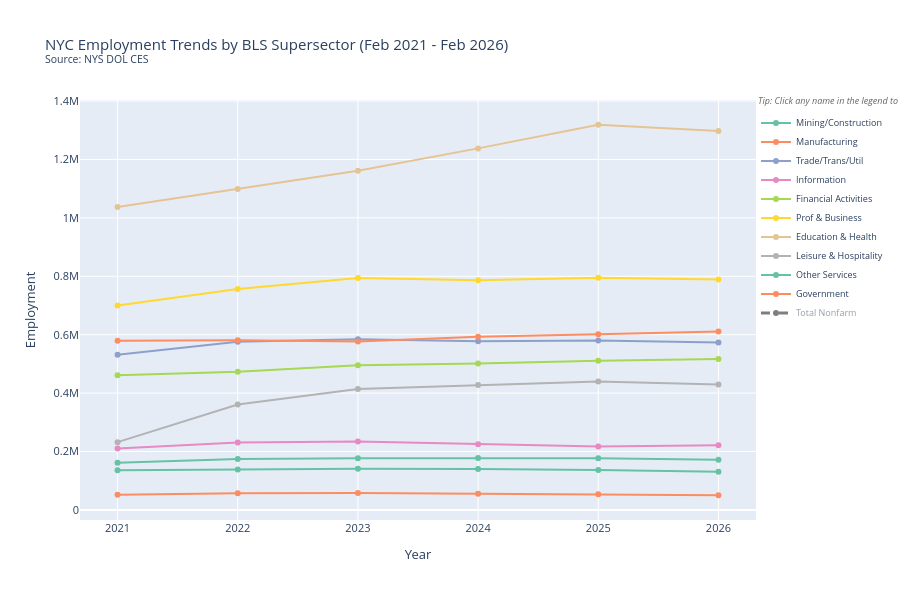

The code cell stored with this chart in its notebook:
### Markdown cell above
---
## Step 2.6: Chart 3 — 5-Year Employment Trends (2021–2026)

### Code cell
import plotly.colors as pc

years_recent = sorted([y for y in nyc['YEAR'].unique() if 2021 <= y <= 2026])

def get_feb(title, years):
    vals = []
    for yr in years:
        v = nyc[(nyc['YEAR'] == yr) & (nyc['INDUSTRY_TITLE'] == title)]['FEB']
        vals.append(int(v.values[0]) if len(v) > 0 and pd.notna(v.values[0]) else None)
    return vals

palette = pc.qualitative.Set2

fig3 = go.Figure()
for i, (_, row) in enumerate(df[df['NAICS'] != ''].iterrows()):
    title = row['Industry']
    label = short.get(title, title)
    vals = get_feb(title, years_recent)
    fig3.add_trace(go.Scatter(
        x=years_recent, y=vals, name=label, mode='lines+markers',
        line=dict(color=palette[i % len(palette)], width=2),
    ))

tnf_vals = get_feb('Total Nonfarm', years_recent)
fig3.add_trace(go.Scatter(
    x=years_recent, y=tnf_vals, name='Total Nonfarm', mode='lines+markers',
    line=dict(color='black', width=3, dash='dash'),
    visible='legendonly',
))

fig3.update_layout(
    title='NYC Employment Trends by BLS Supersector (Feb 2021 - Feb 2026)<br><sup>Source: NYS DOL CES</sup>',
    xaxis_title='Year', yaxis_title='Employment',
    height=600, font=dict(size=11),
    legend=dict(x=1.0, y=0.98, xanchor='left', yanchor='top', font=dict(size=9)),
    annotations=[dict(
        x=1.0, y=1.02, xref='paper', yref='paper',
        text='<i>Tip: Click any name in the legend to toggle lines.</i>',
        showarrow=False, font=dict(size=9, color='#666'),
        xanchor='left',
    )],
)
fig3.show()

### Figure 1 — Plotly figure (JSON) as saved in the notebook; plotly's stock layout.template omitted (floating-point values rounded to 4 significant figures)
{"data": [{"line": {"color": "rgb(102,194,165)", "width": 2}, "mode": "lines+markers", "name": "Mining/Construction", "type": "scatter", "x": [2021, 2022, 2023, 2024, 2025, 2026], "y": [135700, 138600, 141000, 140200, 137000, 130400]}, {"line": {"color": "rgb(252,141,98)", "width": 2}, "mode": "lines+markers", "name": "Manufacturing", "type": "scatter", "x": [2021, 2022, 2023, 2024, 2025, 2026], "y": [52100, 56700, 57500, 55400, 53300, 50200]}, {"line": {"color": "rgb(141,160,203)", "width": 2}, "mode": "lines+markers", "name": "Trade/Trans/Util", "type": "scatter", "x": [2021, 2022, 2023, 2024, 2025, 2026], "y": [531500, 576000, 584600, 577200, 580400, 573300]}, {"line": {"color": "rgb(231,138,195)", "width": 2}, "mode": "lines+markers", "name": "Information", "type": "scatter", "x": [2021, 2022, 2023, 2024, 2025, 2026], "y": [210300, 230900, 234400, 224500, 217100, 221300]}, {"line": {"color": "rgb(166,216,84)", "width": 2}, "mode": "lines+markers", "name": "Financial Activities", "type": "scatter", "x": [2021, 2022, 2023, 2024, 2025, 2026], "y": [461000, 473300, 495700, 500900, 510400, 516900]}, {"line": {"color": "rgb(255,217,47)", "width": 2}, "mode": "lines+markers", "name": "Prof & Business", "type": "scatter", "x": [2021, 2022, 2023, 2024, 2025, 2026], "y": [699600, 756500, 793900, 786300, 795300, 788800]}, {"line": {"color": "rgb(229,196,148)", "width": 2}, "mode": "lines+markers", "name": "Education & Health", "type": "scatter", "x": [2021, 2022, 2023, 2024, 2025, 2026], "y": [1037300, 1099200, 1161300, 1237900, 1318800, 1297400]}, {"line": {"color": "rgb(179,179,179)", "width": 2}, "mode": "lines+markers", "name": "Leisure & Hospitality", "type": "scatter", "x": [2021, 2022, 2023, 2024, 2025, 2026], "y": [232100, 360800, 414100, 427600, 439500, 429500]}, {"line": {"color": "rgb(102,194,165)", "width": 2}, "mode": "lines+markers", "name": "Other Services", "type": "scatter", "x": [2021, 2022, 2023, 2024, 2025, 2026], "y": [161600, 174300, 177000, 178100, 176800, 171900]}, {"line": {"color": "rgb(252,141,98)", "width": 2}, "mode": "lines+markers", "name": "Government", "type": "scatter", "x": [2021, 2022, 2023, 2024, 2025, 2026], "y": [579600, 581200, 576700, 592500, 601800, 611300]}, {"line": {"color": "black", "dash": "dash", "width": 3}, "mode": "lines+markers", "name": "Total Nonfarm", "type": "scatter", "visible": "legendonly", "x": [2021, 2022, 2023, 2024, 2025, 2026], "y": [4100800, 4447500, 4636200, 4720600, 4830400, 4791000]}], "layout": {"annotations": [{"font": {"color": "#666", "size": 9}, "showarrow": false, "text": "<i>Tip: Click any name in the legend to toggle lines.</i>", "x": 1.0, "xanchor": "left", "xref": "paper", "y": 1.02, "yref": "paper"}], "font": {"size": 11}, "height": 600, "legend": {"font": {"size": 9}, "x": 1.0, "xanchor": "left", "y": 0.98, "yanchor": "top"}, "title": {"text": "NYC Employment Trends by BLS Supersector (Feb 2021 - Feb 2026)<br><sup>Source: NYS DOL CES</sup>"}, "xaxis": {"title": {"text": "Year"}}, "yaxis": {"title": {"text": "Employment"}}}}
